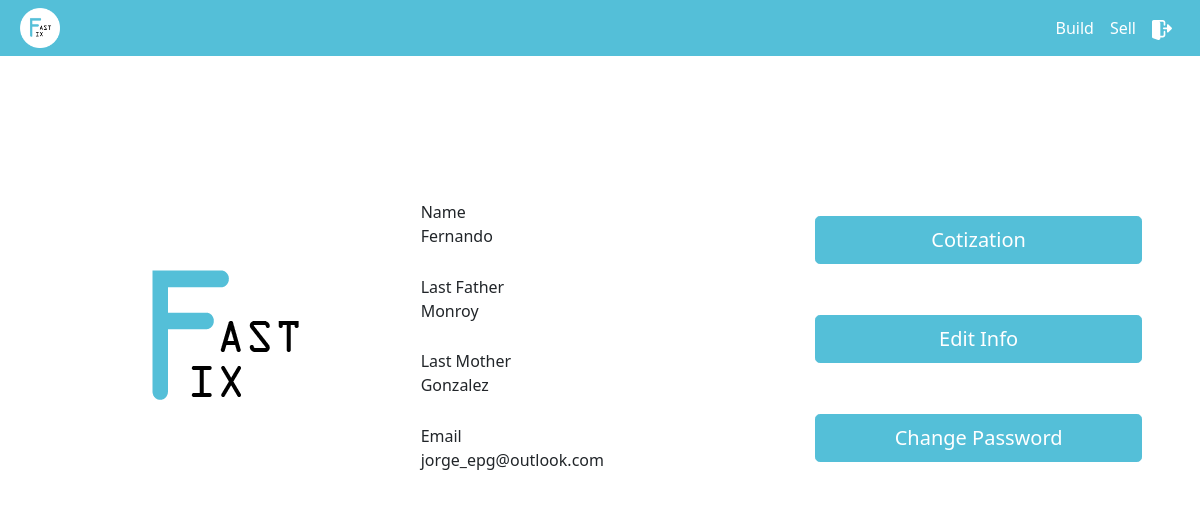
/User/home.php (signed in), run on the app's committed database.
### tables this page shows
CREATE TABLE usuario(
    idUsuario INT(4) AUTO_INCREMENT PRIMARY KEY,
    nombre VARCHAR(20) NOT NULL,
    apellidoM VARCHAR(50) NOT NULL,
    apellidoP VARCHAR(50) NOT NULL,
    genero CHAR(1) NOT NULL,
    email VARCHAR(50) NOT NULL,
    clave CHAR(100) not NULL,
    foto CHAR(5),
    idTipoUsuario int(4),
    FOREIGN KEY (idTipoUsuario) REFERENCES tipoUsuario(idTipo)
);

### class/classBaseDatos.php (called while the page is built, shortened)
<?php
class baseDatos{
    var $conexion;
    var $bloque;
    var $server = "localhost";
    var $user = "userTest";
    var $pass = "1234";
    var $bd = "fastfix";
    function conecta(){
		$this->conexion=mysqli_connect($this->server,$this->user,$this->pass,$this->bd);
	}
    function query($query){
		$this->bloque=mysqli_query($this->conexion,$query);
		$error=mysqli_error($this->conexion);
		return $this->bloque;
    }
    function sacaTupla($query){
		$this->query($query);
		return mysqli_fetch_object($this->bloque);
	}
}
$oBD = new baseDatos();
?>

### User/home.php (the view)
<?php
	include "header.php";
	include "menu.php";
	include "../class/classBaseDatos.php";
	$tabla="cotizacion";
	$query="SELECT c.id, c.total, c.fecha, tc.nombre
			from ".$tabla." c
			INNER JOIN tipocotizacion tc on tc.idTipoCotizacion=c.idTipoCotizacion";
	$registro=$oBD->sacaTupla("SELECT * from usuario WHERE idUsuario='".$_SESSION['id']."'");
	if(isset($_POST['action'])){
		switch ($_POST['action']){
			case 'formEdit':
				echo '<form class="container d-grid tres-col space-cell mt-7" method="post">
						<div class="centrar">
							<img src="../images/logo.png" alt="Imagen"/>
						</div>
						<div class="d-grid una-col space-cell">
							<div class="form-group">
								<label for="name">Name</label></br>
								<input
									type="text"
									class="form-control"
									id="name"
									name="nombre"
									value="'.$registro->nombre.'"
								>
							</div>
							<div class="form-group">
								<label for="lastF">Last Father</label></br>
								<input
									type="text"
									class="form-control"
									id="lastF"
									name="apellidoP"
									value="'.$registro->apellidoP.'"
								>
							</div>
							<div class="form-group">
								<label for="lastM">Last Mother</label></br>
								<input
									type="text"
									class="form-control"
									id="lastM"
									name="apellidoM"
									value="'.$registro->apellidoM.'"
								>
							</div>
							<div class="form-group">
								<label for="email">Email</label></br>
								<input
									type="text"
									class="form-control"
									id="email"
									name="email"
									value="'.$registro->email.'"
								>
							</div>
						</div>
						<div class="d-grid una-col space-cell">
							<div style="width: 100%;" class="btn-block my-auto btn-lg mx-auto my-auto" method="post">
								<input type="hidden" name="action" value="update">
								<input style="width: 100%;"  class="btn btn-custom d-sm-block btn-lg text-capitalize my-auto" type="submit" value="Aceptar">
							</div>
						</div>
					</form>';
			break;
			case 'cotizacion':
				echo $oBD->mostTabla($query,array("delete"),"table-info",array('23%','23%','23%','23%'));
			break;
			case 'newPass':
				include("../Recursos/class.phpmailer.php");
				include("../Recursos/class.smtp.php");
				$cadena="ABCDEFGHIJKLMNPQRSTUVWXYZ123456789123456789";
				$numeC=strlen($cadena);
				$nuevPWD="";
				for ($i=0; $i<8; $i++){
					$nuevPWD.=$cadena[rand()%$numeC];
				}
				$query="UPDATE usuario SET ".
					"clave=password('".$nuevPWD."') WHERE idUsuario='".$_SESSION['id']."'";
					$mail = new PHPMailer();
					$mail->IsSMTP();
					$mail->Host="smtp.gmail.com";
					$mail->SMTPSecure = 'ssl';
					$mail->Port = 465;
					$mail->SMTPDebug  = 1;
					$mail->SMTPAuth = true;
					$mail->Username =   "17030830@itcelaya.edu.mx";
					$mail->Password = "jorge1399";
					$mail->From="";
					$mail->FromName="";
					$mail->Subject = "Recupera tu contraseña";
					$mail->MsgHTML("<h2>Tu clave de acceso es : ".$nuevPWD."</h2>");
					$mail->AddAddress($registro->email);
					if (!$mail->Send()){
						echo  "Error: " . $mail->ErrorInfo;
					}
					else {
						$oBD->query($query);
						header("location: ../index.php?m=1");
					}
			break;
			case 'update':
				$SubQuery = 'UPDATE usuario set  ';
				foreach ($_POST as $variable => $valor) {
				  if ($variable != "action"){
					$SubQuery.= $variable.'="'.$valor.'", ';
				  }
				}
				$SubQuery = substr($SubQuery, 0, -2);
				$SubQuery.= ' WHERE idUsuario = "'.$_SESSION['id'].'";';
				$oBD -> query($SubQuery);
				header('location:home.php');
				break;
			  default: echo 'no se ha programado '.$_POST['action'];
			  break;
		}
	}
	else{
		echo '<div class="container d-grid tres-col space-cell mt-7">
			<div class="centrar">
				<img src="../images/logo.png" alt="Imagen"/>
			</div>
			<div class="d-grid una-col space-cell">
				<div class="form-group">
					<label>Name</label></br>
					<label>'.$registro->nombre.'</label>
				</div>
				<div class="form-group">
					<label>Last Father</label></br>
					<label>'.$registro->apellidoP.'</label>
				</div>
				<div class="form-group">
					<label>Last Mother</label></br>
					<label>'.$registro->apellidoM.'</label>
				</div>
				<div class="form-group">
					<label>Email</label></br>
					<label>'.$registro->email.'</label>
				</div>
			</div>
			<div class="d-grid una-col space-cell">
				<form style="width: 100%;" class="btn-block my-auto btn-lg mx-auto my-auto" method="post">
					<input type="hidden" name="action" value="cotizacion">
					<input style="width: 100%;" class="btn btn-custom btn-lg btn-block text-capitalize my-auto" type="submit" value="Cotization">
				</form>
				<form style="width: 100%;" class="btn-block my-auto btn-lg mx-auto my-auto" method="post">
					<input type="hidden" name="action" value="formEdit">
					<input style="width: 100%;"  class="btn btn-custom d-sm-block btn-lg text-capitalize my-auto" type="submit" value="Edit Info">
				</form>
				<form style="width: 100%;" class="btn-block my-auto btn-lg mx-auto my-auto" method="post">
					<input type="hidden" name="action" value="newPass">
					<input style="width: 100%;"  class="btn btn-custom d-sm-block btn-lg text-capitalize my-auto" type="submit" value="Change Password">
				</form>
			</div>
		</div>';
	}
?>
	</body>
</html>

### css/custom.css (style rules this page uses)
.una-col { grid-template-columns: 1fr; }
.tres-col { grid-template-columns: repeat(3, 1fr); }
.space-cell { column-gap: 20px; row-gap: 20px; }
.mt-7 { margin-top: 9rem !important; }
.btn-custom { color: #fff; background-color: #54bfd8; border-color: #54bfd8; }
.centrar { text-align: center; }

### data on the page
usuario: nombre "Fernando", apellidoP "Monroy", apellidoM "Gonzalez", email "jorge_epg@outlook.com"
